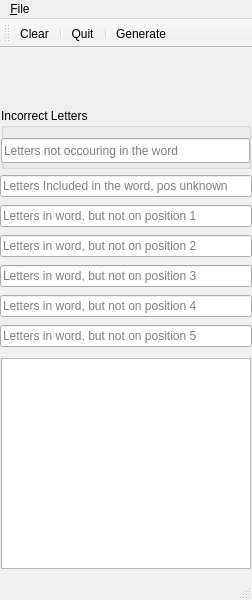
<?xml version="1.0" encoding="UTF-8"?>
<ui version="4.0">
 <class>Wordle</class>
 <widget class="QMainWindow" name="Wordle">
  <property name="geometry">
   <rect>
    <x>0</x>
    <y>0</y>
    <width>252</width>
    <height>600</height>
   </rect>
  </property>
  <property name="minimumSize">
   <size>
    <width>252</width>
    <height>600</height>
   </size>
  </property>
  <property name="maximumSize">
   <size>
    <width>252</width>
    <height>16777215</height>
   </size>
  </property>
  <property name="windowTitle">
   <string>Wordle Helper</string>
  </property>
  <property name="windowIcon">
   <iconset resource="resources.qrc">
    <normaloff>:/icon-192.png</normaloff>:/icon-192.png</iconset>
  </property>
  <widget class="QWidget" name="centralwidget">
   <widget class="QWidget" name="layoutWidget">
    <property name="geometry">
     <rect>
      <x>10</x>
      <y>10</y>
      <width>241</width>
      <height>37</height>
     </rect>
    </property>
    <property name="toolTip">
     <string>Click to focus, type to input letter, delete or backspace to clear; space or tab to skip</string>
    </property>
    <layout class="QGridLayout" name="gridLayout">
     <item row="0" column="0">
      <widget class="ClickableLabel" name="label_L1">
       <property name="minimumSize">
        <size>
         <width>30</width>
         <height>30</height>
        </size>
       </property>
       <property name="maximumSize">
        <size>
         <width>30</width>
         <height>30</height>
        </size>
       </property>
       <property name="toolTip">
        <string>Click to focus, type to input letter, delete or backspace to clear; space or tab to skip</string>
       </property>
       <property name="styleSheet">
        <string notr="true"/>
       </property>
       <property name="text">
        <string/>
       </property>
       <property name="alignment">
        <set>Qt::AlignCenter</set>
       </property>
      </widget>
     </item>
     <item row="0" column="1">
      <widget class="ClickableLabel" name="label_L2">
       <property name="minimumSize">
        <size>
         <width>30</width>
         <height>30</height>
        </size>
       </property>
       <property name="maximumSize">
        <size>
         <width>30</width>
         <height>30</height>
        </size>
       </property>
       <property name="toolTip">
        <string>Click to focus, type to input letter, delete or backspace to clear; space or tab to skip</string>
       </property>
       <property name="text">
        <string/>
       </property>
       <property name="alignment">
        <set>Qt::AlignCenter</set>
       </property>
      </widget>
     </item>
     <item row="0" column="2">
      <widget class="ClickableLabel" name="label_L3">
       <property name="minimumSize">
        <size>
         <width>30</width>
         <height>30</height>
        </size>
       </property>
       <property name="maximumSize">
        <size>
         <width>30</width>
         <height>30</height>
        </size>
       </property>
       <property name="toolTip">
        <string>Click to focus, type to input letter, delete or backspace to clear; space or tab to skip</string>
       </property>
       <property name="text">
        <string/>
       </property>
       <property name="alignment">
        <set>Qt::AlignCenter</set>
       </property>
      </widget>
     </item>
     <item row="0" column="3">
      <widget class="ClickableLabel" name="label_L4">
       <property name="minimumSize">
        <size>
         <width>30</width>
         <height>30</height>
        </size>
       </property>
       <property name="maximumSize">
        <size>
         <width>30</width>
         <height>30</height>
        </size>
       </property>
       <property name="toolTip">
        <string>Click to focus, type to input letter, delete or backspace to clear; space or tab to skip</string>
       </property>
       <property name="text">
        <string/>
       </property>
       <property name="alignment">
        <set>Qt::AlignCenter</set>
       </property>
      </widget>
     </item>
     <item row="0" column="4">
      <widget class="ClickableLabel" name="label_L5">
       <property name="minimumSize">
        <size>
         <width>30</width>
         <height>30</height>
        </size>
       </property>
       <property name="maximumSize">
        <size>
         <width>30</width>
         <height>30</height>
        </size>
       </property>
       <property name="toolTip">
        <string>Click to focus, type to input letter, delete or backspace to clear; space or tab to skip</string>
       </property>
       <property name="text">
        <string/>
       </property>
       <property name="alignment">
        <set>Qt::AlignCenter</set>
       </property>
      </widget>
     </item>
    </layout>
   </widget>
   <widget class="QGroupBox" name="groupBox">
    <property name="geometry">
     <rect>
      <x>1</x>
      <y>60</y>
      <width>250</width>
      <height>61</height>
     </rect>
    </property>
    <property name="title">
     <string>Incorrect Letters</string>
    </property>
    <widget class="QLineEdit" name="lineEdit_NonOccour">
     <property name="geometry">
      <rect>
       <x>0</x>
       <y>30</y>
       <width>249</width>
       <height>25</height>
      </rect>
     </property>
     <property name="statusTip">
      <string>Letters not occouring in the word</string>
     </property>
     <property name="whatsThis">
      <string>Letters not occouring in the word</string>
     </property>
     <property name="placeholderText">
      <string>Letters not occouring in the word</string>
     </property>
    </widget>
   </widget>
   <widget class="QListWidget" name="listWidget">
    <property name="geometry">
     <rect>
      <x>1</x>
      <y>310</y>
      <width>250</width>
      <height>211</height>
     </rect>
    </property>
   </widget>
   <widget class="QWidget" name="layoutWidget">
    <property name="geometry">
     <rect>
      <x>0</x>
      <y>125</y>
      <width>252</width>
      <height>182</height>
     </rect>
    </property>
    <layout class="QGridLayout" name="gridLayout_2">
     <item row="0" column="0">
      <widget class="QLineEdit" name="lineEdit_Includes">
       <property name="minimumSize">
        <size>
         <width>250</width>
         <height>0</height>
        </size>
       </property>
       <property name="toolTip">
        <string>Letters Included in the word, pos unknown</string>
       </property>
       <property name="statusTip">
        <string>Letters Included in the word, pos unknown</string>
       </property>
       <property name="whatsThis">
        <string>Letters included in the word, but position unknown</string>
       </property>
       <property name="placeholderText">
        <string>Letters Included in the word, pos unknown</string>
       </property>
      </widget>
     </item>
     <item row="1" column="0">
      <widget class="QLineEdit" name="lineEdit_NotPos_1">
       <property name="minimumSize">
        <size>
         <width>250</width>
         <height>0</height>
        </size>
       </property>
       <property name="statusTip">
        <string>Letters in word, but not on position 1</string>
       </property>
       <property name="whatsThis">
        <string>Letters in word, but not on position 1</string>
       </property>
       <property name="text">
        <string/>
       </property>
       <property name="placeholderText">
        <string>Letters in word, but not on position 1</string>
       </property>
      </widget>
     </item>
     <item row="2" column="0">
      <widget class="QLineEdit" name="lineEdit_NotPos_2">
       <property name="minimumSize">
        <size>
         <width>250</width>
         <height>0</height>
        </size>
       </property>
       <property name="statusTip">
        <string>Letters in word, but not on position 2</string>
       </property>
       <property name="whatsThis">
        <string>Letters in word, but not on position 2</string>
       </property>
       <property name="text">
        <string/>
       </property>
       <property name="placeholderText">
        <string>Letters in word, but not on position 2</string>
       </property>
      </widget>
     </item>
     <item row="3" column="0">
      <widget class="QLineEdit" name="lineEdit_NotPos_3">
       <property name="minimumSize">
        <size>
         <width>250</width>
         <height>0</height>
        </size>
       </property>
       <property name="statusTip">
        <string>Letters in word, but not on position 3</string>
       </property>
       <property name="whatsThis">
        <string>Letters in word, but not on position 3</string>
       </property>
       <property name="text">
        <string/>
       </property>
       <property name="placeholderText">
        <string>Letters in word, but not on position 3</string>
       </property>
      </widget>
     </item>
     <item row="4" column="0">
      <widget class="QLineEdit" name="lineEdit_NotPos_4">
       <property name="minimumSize">
        <size>
         <width>250</width>
         <height>0</height>
        </size>
       </property>
       <property name="statusTip">
        <string>Letters in word, but not on position 4</string>
       </property>
       <property name="whatsThis">
        <string>Letters in word, but not on position 4</string>
       </property>
       <property name="text">
        <string/>
       </property>
       <property name="placeholderText">
        <string>Letters in word, but not on position 4</string>
       </property>
      </widget>
     </item>
     <item row="5" column="0">
      <widget class="QLineEdit" name="lineEdit_NotPos_5">
       <property name="minimumSize">
        <size>
         <width>250</width>
         <height>0</height>
        </size>
       </property>
       <property name="statusTip">
        <string>Letters in word, but not on position 5</string>
       </property>
       <property name="whatsThis">
        <string>Letters in word, but not on position 5</string>
       </property>
       <property name="text">
        <string/>
       </property>
       <property name="placeholderText">
        <string>Letters in word, but not on position 5</string>
       </property>
      </widget>
     </item>
    </layout>
   </widget>
  </widget>
  <widget class="QMenuBar" name="menubar">
   <property name="geometry">
    <rect>
     <x>0</x>
     <y>0</y>
     <width>252</width>
     <height>22</height>
    </rect>
   </property>
   <widget class="QMenu" name="menu_File">
    <property name="title">
     <string>&amp;File</string>
    </property>
    <addaction name="action_Clear"/>
    <addaction name="separator"/>
    <addaction name="action_Generate"/>
    <addaction name="separator"/>
    <addaction name="action_Quit"/>
   </widget>
   <addaction name="menu_File"/>
  </widget>
  <widget class="QStatusBar" name="statusbar"/>
  <widget class="QToolBar" name="toolBar">
   <property name="windowTitle">
    <string>toolBar</string>
   </property>
   <attribute name="toolBarArea">
    <enum>TopToolBarArea</enum>
   </attribute>
   <attribute name="toolBarBreak">
    <bool>false</bool>
   </attribute>
   <addaction name="action_Clear"/>
   <addaction name="separator"/>
   <addaction name="action_Quit"/>
   <addaction name="separator"/>
   <addaction name="action_Generate"/>
  </widget>
  <action name="action_Clear">
   <property name="text">
    <string>&amp;Clear</string>
   </property>
   <property name="shortcut">
    <string>Ctrl+R</string>
   </property>
  </action>
  <action name="action_Quit">
   <property name="text">
    <string>&amp;Quit</string>
   </property>
   <property name="shortcut">
    <string>Ctrl+Q</string>
   </property>
  </action>
  <action name="action_Generate">
   <property name="text">
    <string>&amp;Generate</string>
   </property>
   <property name="shortcut">
    <string>F2</string>
   </property>
  </action>
 </widget>
 <customwidgets>
  <customwidget>
   <class>ClickableLabel</class>
   <extends>QLabel</extends>
   <header>clickablelabel.h</header>
  </customwidget>
 </customwidgets>
 <resources>
  <include location="resources.qrc"/>
 </resources>
 <connections/>
</ui>
